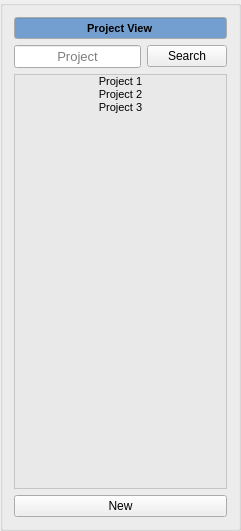
    <widget class="QGroupBox" name="project_view_groupbox">
     <property name="geometry">
      <rect>
       <x>10</x>
       <y>10</y>
       <width>241</width>
       <height>531</height>
      </rect>
     </property>
     <property name="title">
      <string/>
     </property>
     <layout class="QGridLayout" name="gridLayout">
      <item row="1" column="0">
       <widget class="QLineEdit" name="project_search_lineedit">
        <property name="palette">
         <palette>
          <active>
           <colorrole role="WindowText">
            <brush brushstyle="SolidPattern">
             <color alpha="255">
              <red>0</red>
              <green>0</green>
              <blue>0</blue>
             </color>
            </brush>
           </colorrole>
           <colorrole role="Dark">
            <brush brushstyle="SolidPattern">
             <color alpha="255">
              <red>119</red>
              <green>119</green>
              <blue>118</blue>
             </color>
            </brush>
           </colorrole>
           <colorrole role="Mid">
            <brush brushstyle="SolidPattern">
             <color alpha="255">
              <red>159</red>
              <green>159</green>
              <blue>157</blue>
             </color>
            </brush>
           </colorrole>
           <colorrole role="Text">
            <brush brushstyle="SolidPattern">
             <color alpha="255">
              <red>0</red>
              <green>0</green>
              <blue>0</blue>
             </color>
            </brush>
           </colorrole>
           <colorrole role="ButtonText">
            <brush brushstyle="SolidPattern">
             <color alpha="255">
              <red>0</red>
              <green>0</green>
              <blue>0</blue>
             </color>
            </brush>
           </colorrole>
           <colorrole role="Base">
            <brush brushstyle="SolidPattern">
             <color alpha="255">
              <red>255</red>
              <green>255</green>
              <blue>255</blue>
             </color>
            </brush>
           </colorrole>
           <colorrole role="Window">
            <brush brushstyle="SolidPattern">
             <color alpha="255">
              <red>238</red>
              <green>238</green>
              <blue>236</blue>
             </color>
            </brush>
           </colorrole>
           <colorrole role="Shadow">
            <brush brushstyle="SolidPattern">
             <color alpha="255">
              <red>0</red>
              <green>0</green>
              <blue>0</blue>
             </color>
            </brush>
           </colorrole>
           <colorrole role="AlternateBase">
            <brush brushstyle="SolidPattern">
             <color alpha="255">
              <red>184</red>
              <green>184</green>
              <blue>184</blue>
             </color>
            </brush>
           </colorrole>
           <colorrole role="ToolTipBase">
            <brush brushstyle="SolidPattern">
             <color alpha="255">
              <red>255</red>
              <green>255</green>
              <blue>220</blue>
             </color>
            </brush>
           </colorrole>
           <colorrole role="ToolTipText">
            <brush brushstyle="SolidPattern">
             <color alpha="255">
              <red>0</red>
              <green>0</green>
              <blue>0</blue>
             </color>
            </brush>
           </colorrole>
          </active>
          <inactive>
           <colorrole role="WindowText">
            <brush brushstyle="SolidPattern">
             <color alpha="255">
              <red>0</red>
              <green>0</green>
              <blue>0</blue>
             </color>
            </brush>
           </colorrole>
           <colorrole role="Dark">
            <brush brushstyle="SolidPattern">
             <color alpha="255">
              <red>119</red>
              <green>119</green>
              <blue>118</blue>
             </color>
            </brush>
           </colorrole>
           <colorrole role="Mid">
            <brush brushstyle="SolidPattern">
             <color alpha="255">
              <red>159</red>
              <green>159</green>
              <blue>157</blue>
             </color>
            </brush>
           </colorrole>
           <colorrole role="Text">
            <brush brushstyle="SolidPattern">
             <color alpha="255">
              <red>0</red>
              <green>0</green>
              <blue>0</blue>
             </color>
            </brush>
           </colorrole>
           <colorrole role="ButtonText">
            <brush brushstyle="SolidPattern">
             <color alpha="255">
              <red>0</red>
              <green>0</green>
              <blue>0</blue>
             </color>
            </brush>
           </colorrole>
           <colorrole role="Base">
            <brush brushstyle="SolidPattern">
             <color alpha="255">
              <red>255</red>
              <green>255</green>
              <blue>255</blue>
             </color>
            </brush>
           </colorrole>
           <colorrole role="Window">
            <brush brushstyle="SolidPattern">
             <color alpha="255">
              <red>238</red>
              <green>238</green>
              <blue>236</blue>
             </color>
            </brush>
           </colorrole>
           <colorrole role="Shadow">
            <brush brushstyle="SolidPattern">
             <color alpha="255">
              <red>0</red>
              <green>0</green>
              <blue>0</blue>
             </color>
            </brush>
           </colorrole>
           <colorrole role="AlternateBase">
            <brush brushstyle="SolidPattern">
             <color alpha="255">
              <red>184</red>
              <green>184</green>
              <blue>184</blue>
             </color>
            </brush>
           </colorrole>
           <colorrole role="ToolTipBase">
            <brush brushstyle="SolidPattern">
             <color alpha="255">
              <red>255</red>
              <green>255</green>
              <blue>220</blue>
             </color>
            </brush>
           </colorrole>
           <colorrole role="ToolTipText">
            <brush brushstyle="SolidPattern">
             <color alpha="255">
              <red>0</red>
              <green>0</green>
              <blue>0</blue>
             </color>
            </brush>
           </colorrole>
          </inactive>
          <disabled>
           <colorrole role="WindowText">
            <brush brushstyle="SolidPattern">
             <color alpha="255">
              <red>119</red>
              <green>119</green>
              <blue>118</blue>
             </color>
            </brush>
           </colorrole>
           <colorrole role="Dark">
            <brush brushstyle="SolidPattern">
             <color alpha="255">
              <red>119</red>
              <green>119</green>
              <blue>118</blue>
             </color>
            </brush>
           </colorrole>
           <colorrole role="Mid">
            <brush brushstyle="SolidPattern">
             <color alpha="255">
              <red>159</red>
              <green>159</green>
              <blue>157</blue>
             </color>
            </brush>
           </colorrole>
           <colorrole role="Text">
            <brush brushstyle="SolidPattern">
             <color alpha="255">
              <red>119</red>
              <green>119</green>
              <blue>118</blue>
             </color>
            </brush>
           </colorrole>
           <colorrole role="ButtonText">
            <brush brushstyle="SolidPattern">
             <color alpha="255">
              <red>119</red>
              <green>119</green>
              <blue>118</blue>
             </color>
            </brush>
           </colorrole>
           <colorrole role="Base">
            <brush brushstyle="SolidPattern">
             <color alpha="255">
              <red>238</red>
              <green>238</green>
              <blue>236</blue>
             </color>
            </brush>
           </colorrole>
           <colorrole role="Window">
            <brush brushstyle="SolidPattern">
             <color alpha="255">
              <red>238</red>
              <green>238</green>
              <blue>236</blue>
             </color>
            </brush>
           </colorrole>
           <colorrole role="Shadow">
            <brush brushstyle="SolidPattern">
             <color alpha="255">
              <red>0</red>
              <green>0</green>
              <blue>0</blue>
             </color>
            </brush>
           </colorrole>
           <colorrole role="AlternateBase">
            <brush brushstyle="SolidPattern">
             <color alpha="255">
              <red>184</red>
              <green>184</green>
              <blue>184</blue>
             </color>
            </brush>
           </colorrole>
           <colorrole role="ToolTipBase">
            <brush brushstyle="SolidPattern">
             <color alpha="255">
              <red>255</red>
              <green>255</green>
              <blue>220</blue>
             </color>
            </brush>
           </colorrole>
           <colorrole role="ToolTipText">
            <brush brushstyle="SolidPattern">
             <color alpha="255">
              <red>0</red>
              <green>0</green>
              <blue>0</blue>
             </color>
            </brush>
           </colorrole>
          </disabled>
         </palette>
        </property>
        <property name="font">
         <font>
          <pointsize>10</pointsize>
         </font>
        </property>
        <property name="text">
         <string/>
        </property>
        <property name="alignment">
         <set>Qt::AlignCenter</set>
        </property>
        <property name="placeholderText">
         <string>Project</string>
        </property>
       </widget>
      </item>
      <item row="1" column="1">
       <widget class="QPushButton" name="project_view_search_button">
        <property name="text">
         <string>Search</string>
        </property>
       </widget>
      </item>
      <item row="2" column="0" colspan="2">
       <widget class="QListWidget" name="project_list">
        <property name="palette">
         <palette>
          <active>
           <colorrole role="WindowText">
            <brush brushstyle="SolidPattern">
             <color alpha="255">
              <red>0</red>
              <green>0</green>
              <blue>0</blue>
             </color>
            </brush>
           </colorrole>
           <colorrole role="Button">
            <brush brushstyle="SolidPattern">
             <color alpha="255">
              <red>255</red>
              <green>255</green>
              <blue>255</blue>
             </color>
            </brush>
           </colorrole>
           <colorrole role="Light">
            <brush brushstyle="SolidPattern">
             <color alpha="255">
              <red>255</red>
              <green>255</green>
              <blue>255</blue>
             </color>
            </brush>
           </colorrole>
           <colorrole role="Midlight">
            <brush brushstyle="SolidPattern">
             <color alpha="255">
              <red>255</red>
              <green>255</green>
              <blue>255</blue>
             </color>
            </brush>
           </colorrole>
           <colorrole role="Dark">
            <brush brushstyle="SolidPattern">
             <color alpha="255">
              <red>127</red>
              <green>127</green>
              <blue>127</blue>
             </color>
            </brush>
           </colorrole>
           <colorrole role="Mid">
            <brush brushstyle="SolidPattern">
             <color alpha="255">
              <red>170</red>
              <green>170</green>
              <blue>170</blue>
             </color>
            </brush>
           </colorrole>
           <colorrole role="Text">
            <brush brushstyle="SolidPattern">
             <color alpha="255">
              <red>0</red>
              <green>0</green>
              <blue>0</blue>
             </color>
            </brush>
           </colorrole>
           <colorrole role="BrightText">
            <brush brushstyle="SolidPattern">
             <color alpha="255">
              <red>255</red>
              <green>255</green>
              <blue>255</blue>
             </color>
            </brush>
           </colorrole>
           <colorrole role="Base">
            <brush brushstyle="SolidPattern">
             <color alpha="142">
              <red>229</red>
              <green>229</green>
              <blue>229</blue>
             </color>
            </brush>
           </colorrole>
           <colorrole role="Window">
            <brush brushstyle="SolidPattern">
             <color alpha="255">
              <red>255</red>
              <green>255</green>
              <blue>255</blue>
             </color>
            </brush>
           </colorrole>
           <colorrole role="Shadow">
            <brush brushstyle="SolidPattern">
             <color alpha="255">
              <red>0</red>
              <green>0</green>
              <blue>0</blue>
             </color>
            </brush>
           </colorrole>
           <colorrole role="AlternateBase">
            <brush brushstyle="SolidPattern">
             <color alpha="255">
              <red>255</red>
              <green>255</green>
              <blue>255</blue>
             </color>
            </brush>
           </colorrole>
           <colorrole role="ToolTipBase">
            <brush brushstyle="SolidPattern">
             <color alpha="255">
              <red>255</red>
              <green>255</green>
              <blue>220</blue>
             </color>
            </brush>
           </colorrole>
           <colorrole role="ToolTipText">
            <brush brushstyle="SolidPattern">
             <color alpha="255">
              <red>0</red>
              <green>0</green>
              <blue>0</blue>
             </color>
            </brush>
           </colorrole>
          </active>
          <inactive>
           <colorrole role="WindowText">
            <brush brushstyle="SolidPattern">
             <color alpha="255">
              <red>0</red>
              <green>0</green>
              <blue>0</blue>
             </color>
            </brush>
           </colorrole>
           <colorrole role="Button">
            <brush brushstyle="SolidPattern">
             <color alpha="255">
              <red>255</red>
              <green>255</green>
              <blue>255</blue>
             </color>
            </brush>
           </colorrole>
           <colorrole role="Light">
            <brush brushstyle="SolidPattern">
             <color alpha="255">
              <red>255</red>
              <green>255</green>
              <blue>255</blue>
             </color>
            </brush>
           </colorrole>
           <colorrole role="Midlight">
            <brush brushstyle="SolidPattern">
             <color alpha="255">
              <red>255</red>
              <green>255</green>
              <blue>255</blue>
             </color>
            </brush>
           </colorrole>
           <colorrole role="Dark">
            <brush brushstyle="SolidPattern">
             <color alpha="255">
              <red>127</red>
              <green>127</green>
              <blue>127</blue>
             </color>
            </brush>
           </colorrole>
           <colorrole role="Mid">
            <brush brushstyle="SolidPattern">
             <color alpha="255">
              <red>170</red>
              <green>170</green>
              <blue>170</blue>
             </color>
            </brush>
           </colorrole>
           <colorrole role="Text">
            <brush brushstyle="SolidPattern">
             <color alpha="255">
              <red>0</red>
              <green>0</green>
              <blue>0</blue>
             </color>
            </brush>
           </colorrole>
           <colorrole role="BrightText">
            <brush brushstyle="SolidPattern">
             <color alpha="255">
              <red>255</red>
              <green>255</green>
              <blue>255</blue>
             </color>
            </brush>
           </colorrole>
           <colorrole role="Base">
            <brush brushstyle="SolidPattern">
             <color alpha="142">
              <red>229</red>
              <green>229</green>
              <blue>229</blue>
             </color>
            </brush>
           </colorrole>
           <colorrole role="Window">
            <brush brushstyle="SolidPattern">
             <color alpha="255">
              <red>255</red>
              <green>255</green>
              <blue>255</blue>
             </color>
            </brush>
           </colorrole>
           <colorrole role="Shadow">
            <brush brushstyle="SolidPattern">
             <color alpha="255">
              <red>0</red>
              <green>0</green>
              <blue>0</blue>
             </color>
            </brush>
           </colorrole>
           <colorrole role="AlternateBase">
            <brush brushstyle="SolidPattern">
             <color alpha="255">
              <red>255</red>
              <green>255</green>
              <blue>255</blue>
             </color>
            </brush>
           </colorrole>
           <colorrole role="ToolTipBase">
            <brush brushstyle="SolidPattern">
             <color alpha="255">
              <red>255</red>
              <green>255</green>
              <blue>220</blue>
             </color>
            </brush>
           </colorrole>
           <colorrole role="ToolTipText">
            <brush brushstyle="SolidPattern">
             <color alpha="255">
              <red>0</red>
              <green>0</green>
              <blue>0</blue>
             </color>
            </brush>
           </colorrole>
          </inactive>
          <disabled>
           <colorrole role="WindowText">
            <brush brushstyle="SolidPattern">
             <color alpha="255">
              <red>127</red>
              <green>127</green>
              <blue>127</blue>
             </color>
            </brush>
           </colorrole>
           <colorrole role="Button">
            <brush brushstyle="SolidPattern">
             <color alpha="255">
              <red>255</red>
              <green>255</green>
              <blue>255</blue>
             </color>
            </brush>
           </colorrole>
           <colorrole role="Light">
            <brush brushstyle="SolidPattern">
             <color alpha="255">
              <red>255</red>
              <green>255</green>
              <blue>255</blue>
             </color>
            </brush>
           </colorrole>
           <colorrole role="Midlight">
            <brush brushstyle="SolidPattern">
             <color alpha="255">
              <red>255</red>
              <green>255</green>
              <blue>255</blue>
             </color>
            </brush>
           </colorrole>
           <colorrole role="Dark">
            <brush brushstyle="SolidPattern">
             <color alpha="255">
              <red>127</red>
              <green>127</green>
              <blue>127</blue>
             </color>
            </brush>
           </colorrole>
           <colorrole role="Mid">
            <brush brushstyle="SolidPattern">
             <color alpha="255">
              <red>170</red>
              <green>170</green>
              <blue>170</blue>
             </color>
            </brush>
           </colorrole>
           <colorrole role="Text">
            <brush brushstyle="SolidPattern">
             <color alpha="255">
              <red>127</red>
              <green>127</green>
              <blue>127</blue>
             </color>
            </brush>
           </colorrole>
           <colorrole role="BrightText">
            <brush brushstyle="SolidPattern">
             <color alpha="255">
              <red>255</red>
              <green>255</green>
              <blue>255</blue>
             </color>
            </brush>
           </colorrole>
           <colorrole role="Base">
            <brush brushstyle="SolidPattern">
             <color alpha="255">
              <red>255</red>
              <green>255</green>
              <blue>255</blue>
             </color>
            </brush>
           </colorrole>
           <colorrole role="Window">
            <brush brushstyle="SolidPattern">
             <color alpha="255">
              <red>255</red>
              <green>255</green>
              <blue>255</blue>
             </color>
            </brush>
           </colorrole>
           <colorrole role="Shadow">
            <brush brushstyle="SolidPattern">
             <color alpha="255">
              <red>0</red>
              <green>0</green>
              <blue>0</blue>
             </color>
            </brush>
           </colorrole>
           <colorrole role="AlternateBase">
            <brush brushstyle="SolidPattern">
             <color alpha="255">
              <red>255</red>
              <green>255</green>
              <blue>255</blue>
             </color>
            </brush>
           </colorrole>
           <colorrole role="ToolTipBase">
            <brush brushstyle="SolidPattern">
             <color alpha="255">
              <red>255</red>
              <green>255</green>
              <blue>220</blue>
             </color>
            </brush>
           </colorrole>
           <colorrole role="ToolTipText">
            <brush brushstyle="SolidPattern">
             <color alpha="255">
              <red>0</red>
              <green>0</green>
              <blue>0</blue>
             </color>
            </brush>
           </colorrole>
          </disabled>
         </palette>
        </property>
        <property name="font">
         <font>
          <pointsize>8</pointsize>
          <kerning>true</kerning>
         </font>
        </property>
        <property name="editTriggers">
         <set>QAbstractItemView::DoubleClicked|QAbstractItemView::EditKeyPressed</set>
        </property>
        <property name="resizeMode">
         <enum>QListView::Adjust</enum>
        </property>
        <property name="spacing">
         <number>0</number>
        </property>
        <item>
         <property name="text">
          <string>Project 1</string>
         </property>
         <property name="textAlignment">
          <set>AlignCenter</set>
         </property>
        </item>
        <item>
         <property name="text">
          <string>Project 2</string>
         </property>
         <property name="textAlignment">
          <set>AlignCenter</set>
         </property>
        </item>
        <item>
         <property name="text">
          <string>Project 3</string>
         </property>
         <property name="font">
          <font>
           <weight>50</weight>
           <italic>false</italic>
           <bold>false</bold>
           <underline>false</underline>
          </font>
         </property>
         <property name="textAlignment">
          <set>AlignCenter</set>
         </property>
         <property name="background">
          <brush brushstyle="NoBrush">
           <color alpha="255">
            <red>0</red>
            <green>0</green>
            <blue>0</blue>
           </color>
          </brush>
         </property>
         <property name="foreground">
          <brush brushstyle="NoBrush">
           <color alpha="255">
            <red>0</red>
            <green>0</green>
            <blue>0</blue>
           </color>
          </brush>
         </property>
        </item>
       </widget>
      </item>
      <item row="0" column="0" colspan="2">
       <widget class="QLineEdit" name="project_view_lineedit">
        <property name="palette">
         <palette>
          <active>
           <colorrole role="Base">
            <brush brushstyle="SolidPattern">
             <color alpha="255">
              <red>114</red>
              <green>159</green>
              <blue>207</blue>
             </color>
            </brush>
           </colorrole>
          </active>
          <inactive>
           <colorrole role="Base">
            <brush brushstyle="SolidPattern">
             <color alpha="255">
              <red>114</red>
              <green>159</green>
              <blue>207</blue>
             </color>
            </brush>
           </colorrole>
          </inactive>
          <disabled>
           <colorrole role="Base">
            <brush brushstyle="SolidPattern">
             <color alpha="255">
              <red>255</red>
              <green>255</green>
              <blue>255</blue>
             </color>
            </brush>
           </colorrole>
          </disabled>
         </palette>
        </property>
        <property name="font">
         <font>
          <pointsize>8</pointsize>
          <weight>75</weight>
          <bold>true</bold>
         </font>
        </property>
        <property name="autoFillBackground">
         <bool>false</bool>
        </property>
        <property name="text">
         <string>Project View</string>
        </property>
        <property name="alignment">
         <set>Qt::AlignCenter</set>
        </property>
        <property name="readOnly">
         <bool>true</bool>
        </property>
       </widget>
      </item>
      <item row="3" column="0" colspan="2">
       <widget class="QPushButton" name="new_project_button">
        <property name="text">
         <string>New</string>
        </property>
       </widget>
      </item>
     </layout>
    </widget>
